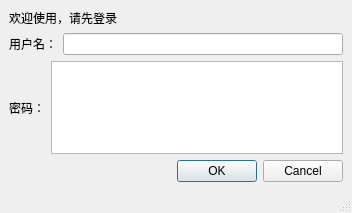
<?xml version="1.0" encoding="UTF-8"?>
<ui version="4.0">
 <class>MainWindow</class>
 <widget class="QMainWindow" name="MainWindow">
  <property name="geometry">
   <rect>
    <x>0</x>
    <y>0</y>
    <width>352</width>
    <height>213</height>
   </rect>
  </property>
  <property name="windowTitle">
   <string>MainWindow</string>
  </property>
  <widget class="QWidget" name="centralwidget">
   <layout class="QVBoxLayout" name="verticalLayout_2">
    <item>
     <layout class="QVBoxLayout" name="verticalLayout">
      <item>
       <widget class="QLabel" name="label_welcome">
        <property name="text">
         <string>欢迎使用，请先登录</string>
        </property>
       </widget>
      </item>
      <item>
       <layout class="QHBoxLayout" name="horizontalLayout">
        <item>
         <widget class="QLabel" name="label_username">
          <property name="text">
           <string>用户名：</string>
          </property>
         </widget>
        </item>
        <item>
         <widget class="QLineEdit" name="lineEdit_username"/>
        </item>
       </layout>
      </item>
      <item>
       <layout class="QHBoxLayout" name="horizontalLayout_password">
        <item>
         <widget class="QLabel" name="label_password">
          <property name="text">
           <string>密码：</string>
          </property>
         </widget>
        </item>
        <item>
         <widget class="QPlainTextEdit" name="plainTextEdit_password"/>
        </item>
       </layout>
      </item>
      <item>
       <widget class="QDialogButtonBox" name="buttonBox_OKorCancel">
        <property name="standardButtons">
         <set>QDialogButtonBox::Cancel|QDialogButtonBox::Ok</set>
        </property>
       </widget>
      </item>
     </layout>
    </item>
   </layout>
  </widget>
  <widget class="QMenuBar" name="menubar">
   <property name="geometry">
    <rect>
     <x>0</x>
     <y>0</y>
     <width>352</width>
     <height>21</height>
    </rect>
   </property>
  </widget>
  <widget class="QStatusBar" name="statusbar"/>
 </widget>
 <resources/>
 <connections/>
</ui>
